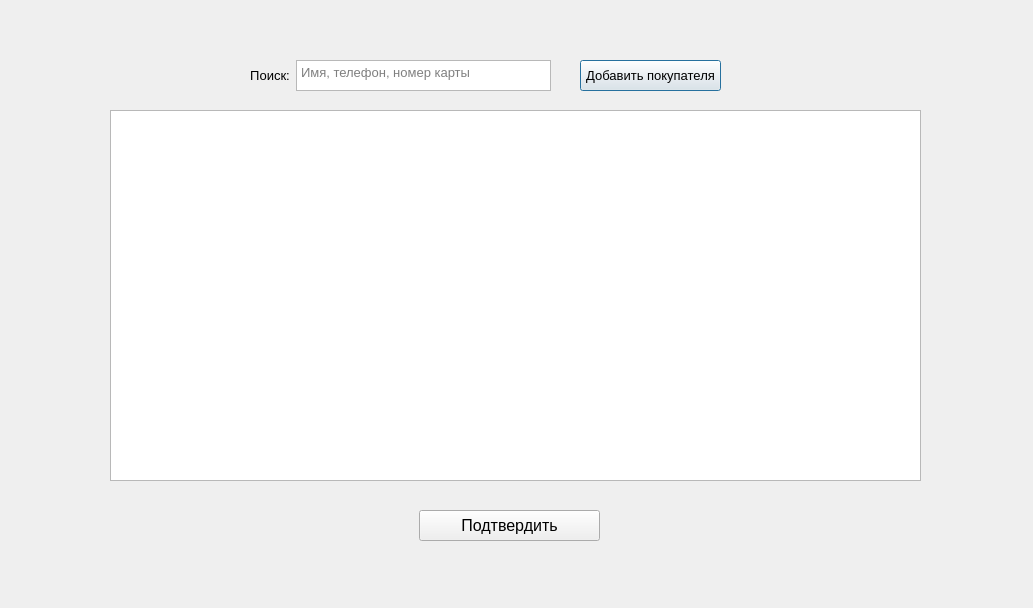
<?xml version="1.0" encoding="UTF-8"?>
<ui version="4.0">
 <class>Clients</class>
 <widget class="QDialog" name="Clients">
  <property name="geometry">
   <rect>
    <x>0</x>
    <y>0</y>
    <width>1033</width>
    <height>608</height>
   </rect>
  </property>
  <property name="windowTitle">
   <string>Dialog</string>
  </property>
  <widget class="QPushButton" name="addItem">
   <property name="geometry">
    <rect>
     <x>580</x>
     <y>60</y>
     <width>141</width>
     <height>31</height>
    </rect>
   </property>
   <property name="font">
    <font>
     <pointsize>10</pointsize>
    </font>
   </property>
   <property name="text">
    <string>Добавить покупателя</string>
   </property>
  </widget>
  <widget class="QWidget" name="horizontalLayoutWidget">
   <property name="geometry">
    <rect>
     <x>250</x>
     <y>60</y>
     <width>301</width>
     <height>31</height>
    </rect>
   </property>
   <layout class="QHBoxLayout" name="horizontalLayout_3">
    <item>
     <widget class="QLabel" name="label_2">
      <property name="font">
       <font>
        <pointsize>10</pointsize>
       </font>
      </property>
      <property name="text">
       <string>Поиск:</string>
      </property>
      <property name="alignment">
       <set>Qt::AlignCenter</set>
      </property>
     </widget>
    </item>
    <item>
     <widget class="QTextEdit" name="search_2">
      <property name="font">
       <font>
        <pointsize>10</pointsize>
       </font>
      </property>
      <property name="focusPolicy">
       <enum>Qt::ClickFocus</enum>
      </property>
      <property name="toolTip">
       <string/>
      </property>
      <property name="statusTip">
       <string/>
      </property>
      <property name="whatsThis">
       <string/>
      </property>
      <property name="accessibleName">
       <string/>
      </property>
      <property name="accessibleDescription">
       <string/>
      </property>
      <property name="autoFillBackground">
       <bool>false</bool>
      </property>
      <property name="inputMethodHints">
       <set>Qt::ImhMultiLine</set>
      </property>
      <property name="verticalScrollBarPolicy">
       <enum>Qt::ScrollBarAlwaysOff</enum>
      </property>
      <property name="html">
       <string>&lt;!DOCTYPE HTML PUBLIC &quot;-//W3C//DTD HTML 4.0//EN&quot; &quot;http://www.w3.org/TR/REC-html40/strict.dtd&quot;&gt;
&lt;html&gt;&lt;head&gt;&lt;meta name=&quot;qrichtext&quot; content=&quot;1&quot; /&gt;&lt;style type=&quot;text/css&quot;&gt;
p, li { white-space: pre-wrap; }
&lt;/style&gt;&lt;/head&gt;&lt;body style=&quot; font-family:'MS Shell Dlg 2'; font-size:10pt; font-weight:400; font-style:normal;&quot;&gt;
&lt;p style=&quot;-qt-paragraph-type:empty; margin-top:0px; margin-bottom:0px; margin-left:0px; margin-right:0px; -qt-block-indent:0; text-indent:0px; font-size:8pt;&quot;&gt;&lt;br /&gt;&lt;/p&gt;&lt;/body&gt;&lt;/html&gt;</string>
      </property>
      <property name="placeholderText">
       <string>Имя, телефон, номер карты</string>
      </property>
     </widget>
    </item>
   </layout>
  </widget>
  <widget class="QTableView" name="ClientsTable">
   <property name="geometry">
    <rect>
     <x>110</x>
     <y>110</y>
     <width>811</width>
     <height>371</height>
    </rect>
   </property>
   <property name="verticalScrollBarPolicy">
    <enum>Qt::ScrollBarAsNeeded</enum>
   </property>
   <property name="horizontalScrollBarPolicy">
    <enum>Qt::ScrollBarAlwaysOff</enum>
   </property>
   <property name="selectionBehavior">
    <enum>QAbstractItemView::SelectRows</enum>
   </property>
  </widget>
  <widget class="QPushButton" name="acceptBtn">
   <property name="geometry">
    <rect>
     <x>419</x>
     <y>510</y>
     <width>181</width>
     <height>31</height>
    </rect>
   </property>
   <property name="font">
    <font>
     <pointsize>12</pointsize>
    </font>
   </property>
   <property name="text">
    <string>Подтвердить</string>
   </property>
  </widget>
 </widget>
 <resources/>
 <connections/>
</ui>
